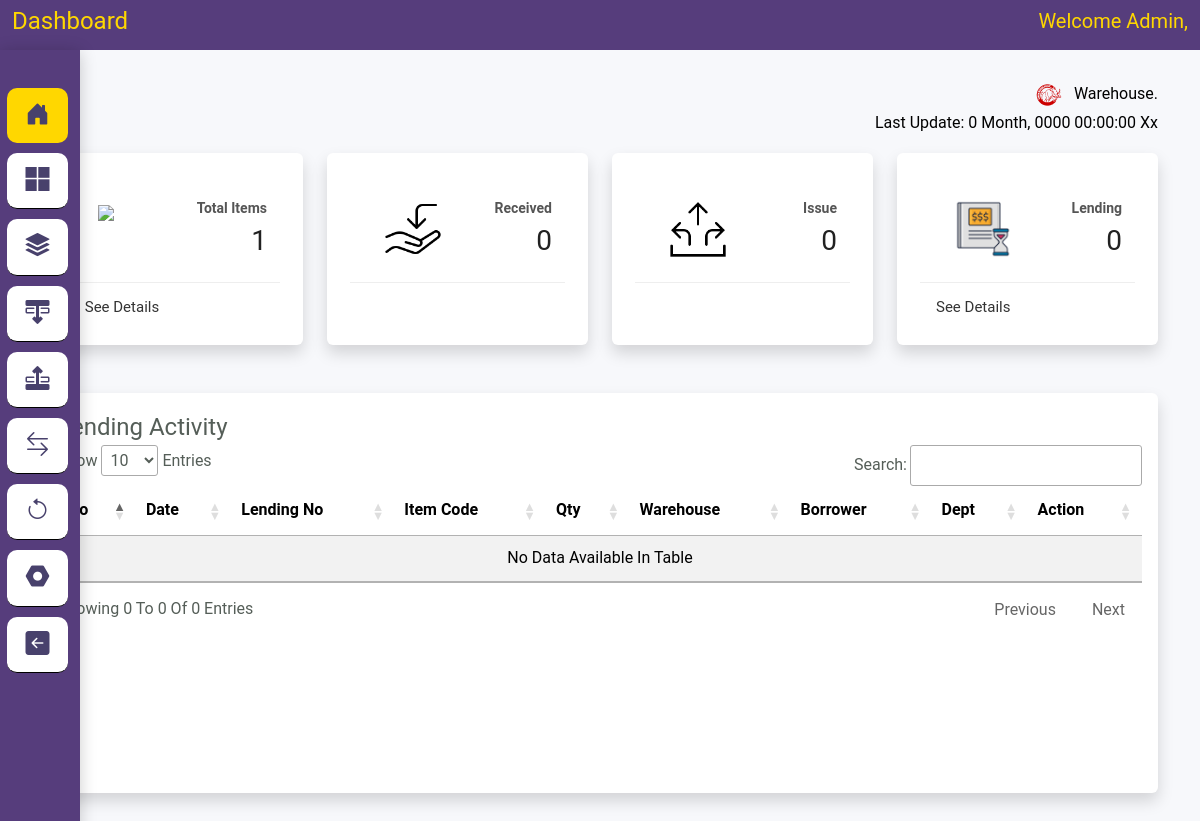
The page /index.php/dashboard on the database as committed earlier.
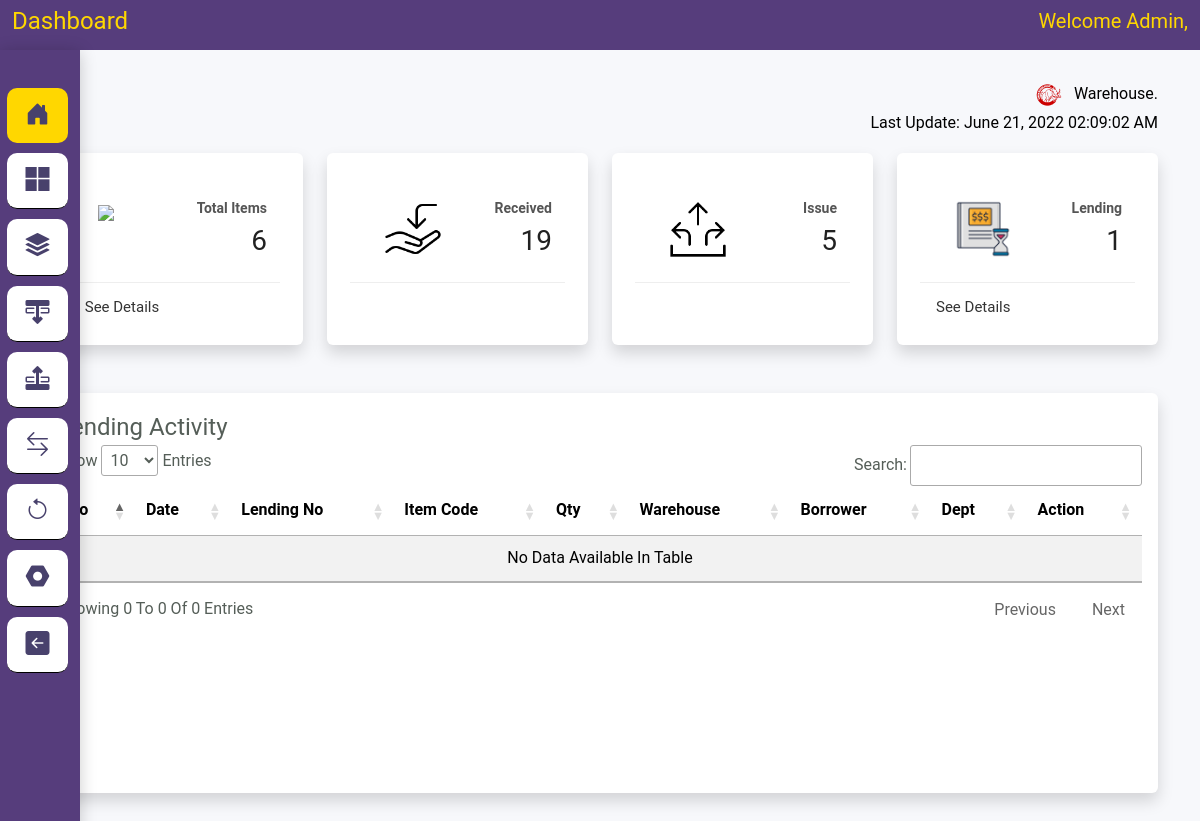
The same page on the database as committed later.
### tables this page shows
CREATE TABLE `history_transaction` (
  `id` int(11) NOT NULL,
  `doc_date` date NOT NULL,
  `system_date` datetime NOT NULL,
  `source_doc` varchar(50) NOT NULL,
  `destination_doc` varchar(50) NOT NULL,
  `item_code` varchar(50) NOT NULL,
  `qty` int(11) NOT NULL,
  `warehouse_code` varchar(50) NOT NULL
);

### application/controllers/Dashboard.php (called while the page is built, shortened)
<?php
class Dashboard extends CI_Controller
{
    public function index()
    {
        $this->db->where(['status' => 'open']);
        $this->db->order_by('lending_date', 'asc');
        $this->db->limit(1000, 0);
        $this->db->from('lending');
        $data['lending'] = $this->db->get()->result();
        $data['warehouse'] = $this->M_CRUD->get_data('warehouse')->result();
        $data['total_items'] = $this->M_CRUD->count_row('items');
        $data['total_received'] = $this->M_CRUD->count_row('received');
        $data['total_issue'] = $this->M_CRUD->count_row('issued');
        $data['total_lending'] = $this->M_CRUD->count_row('lending');
        $data['last_update'] = $this->M_CRUD->get_data_sort('history_transaction', 'id', 'desc')->result();
        $data['judul'] = 'Dashboard';
        $this->load->view('template/header', $data);
        $this->load->view('dashboard/index', $data);
    }
}

### index.php (called while the page is built, shortened)
<?php
require_once BASEPATH.'core/CodeIgniter.php';

### application/models/M_CRUD.php (called while the page is built, shortened)
<?php
class M_CRUD extends CI_Model
{
	function get_data_sort($table, $orderby, $sortKeys){
		$this->db->select('*');
		$this->db->from($table);
		$this->db->order_by($orderby, $sortKeys);
		$query = $this->db->get();
		return $query;
	}
}

### application/views/dashboard/index.php (the view, shortened to what the changed rows need)
<div class="container" style="margin-top: 80px;">
    <div class="logo">
        <div style="text-align: right; color:#000">
            <img src="<?=base_url() ?>assets/image/icon.png " />
            <span class="ps-2">Warehouse. <br />Last update:
                <?php if ($last_update != null) { ?>
                <?= date('F d, Y  H:i:s A', strtotime($last_update[0]->system_date)); ?>
                <?php ;} else { ?>
                0 Month, 0000 00:00:00 Xx
                <?php ;} ?>
            </span>
        </div>
    </div>
    <div class="row">
        <div class="col-lg-3 col-md-6 col-sm-6">
            <div class="card card-stats shadow p-3 mb-5 bg-white rounded">
                <div class="card-content ">
                    <div class="card-header">
                        <img src="<?= base_url(). 'assets/image/stock.png'?>" />
                    </div>
                    <p class="category"><strong>Total Items</strong></p>
                    <h3 class="card-title"><?= $total_items ?></h3>
                </div>
            </div>
        </div>
        <div class="col-lg-3 col-md-6 col-sm-6">
            <div class="card card-stats shadow p-3 mb-5 bg-white rounded">
                <div class="card-content">
                    <div class="card-header">
                        <img src="<?= base_url().'assets/image/recieve.png'?>" style="width:60px" />
                    </div>
                    <p class="category"><strong>Received</strong></p>
                    <h3 class="card-title"><?= $total_received ?></h3>
                </div>
            </div>
        </div>
        <div class="col-lg-3 col-md-6 col-sm-6">
            <div class="card card-stats shadow p-3 mb-5 bg-white rounded">
                <div class="card-content">
                    <div class="card-header">
                        <img src="<?= base_url(). 'assets/image/WTO.png'?>" style="width:60px" />
                    </div>
                    <p class="category"><strong>Issue</strong></p>
                    <h3 class="card-title"><?= $total_issue ?></h3>
                </div>
            </div>
        </div>
        <div class="col-lg-3 col-md-6 col-sm-6">
            <div class="card card-stats shadow p-3 mb-5 bg-white rounded">
                <div class="card-content">
                    <div class="card-header">
                        <img src="<?= base_url(). 'assets/image/loan.png'?>" style="width:60px" />
                    </div>
                    <p class="category"><strong>Lending</strong></p>
                    <h3 class="card-title"><?= $total_lending ?></h3>
                </div>
            </div>
        </div>
    </div>
    <div class="row ">
        <div class="col-lg-12 col-md-12">
            <div class="cards shadow p-3 mb-5 bg-white rounded" style="min-height: 400px;">
                <div class="card-content table-responsive">
                    <table id="lending" class="table table-striped table-hover">
                        <thead class="text-primary">
                            <tr>
                                <th>No</th>
                                <th>Date</th>
                                <th>Lending No</th>
                                <th>Item Code</th>
                                <th>Qty</th>
                                <th>Warehouse</th>
                                <th>Borrower</th>
                                <th>Dept</th>
                                <th>Action</th>
                            </tr>
                        </thead>
                    </table>
                </div>
            </div>
        </div>
    </div>
</div>
</body>
</html>

Rows that differ between the two databases and show on the page:
added history_transaction: system_date "June 21, 2022 02:09:02 AM"
Other text that changed with them:
$total_items: "1" → "6"
$total_received: "0" → "19"
$total_issue: "0" → "5"
$total_lending: "0" → "1"
text no longer shown: "0 Month, 0000 00:00:00 Xx"
